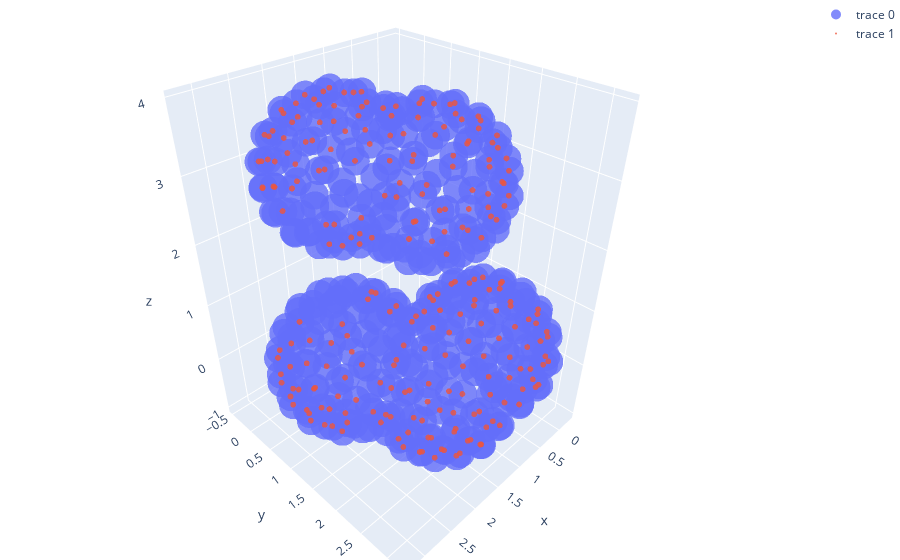

The cell this chart's notebook holds for it:
### Code cell
plotly_scatter([surface_points,surface_points[verts]], [10,2])

### Figure 1 — Plotly figure (JSON) as saved in the notebook; plotly's stock layout.template omitted (floating-point values rounded to 4 significant figures; data arrays with more than 128 entries replaced by an {"elided": "..."} marker saying what was removed)
{"data": [{"marker": {"opacity": 0.8, "size": 10}, "mode": "markers", "type": "scatter3d", "x": {"elided": "362 float values"}, "y": {"elided": "362 float values"}, "z": {"elided": "362 float values"}}, {"marker": {"opacity": 0.8, "size": 2}, "mode": "markers", "type": "scatter3d", "x": {"elided": "248 float values"}, "y": {"elided": "248 float values"}, "z": {"elided": "248 float values"}}], "layout": {"margin": {"b": 0, "l": 0, "r": 0, "t": 0}}}
